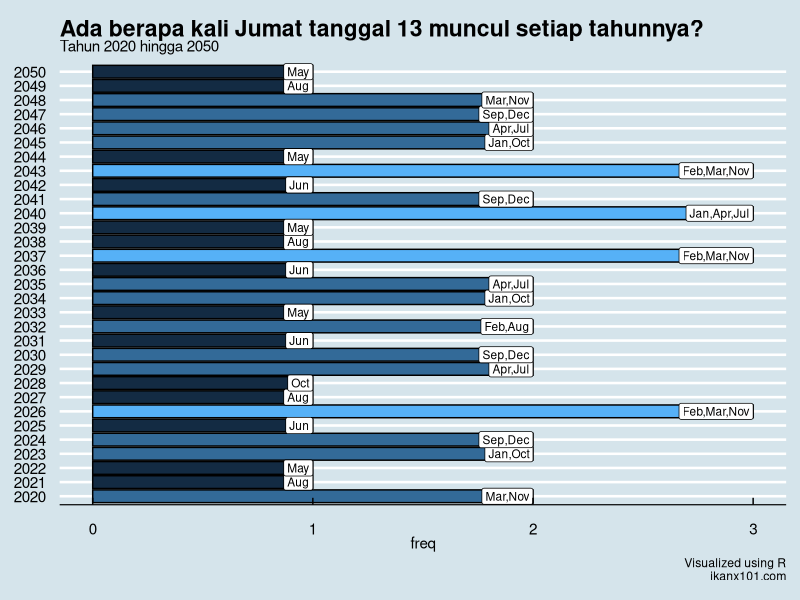

This chart was generated by the following R code:
## ---- chunk 1
knitr::opts_chunk$set(echo = TRUE)
setwd("~/ikanx101com/_posts/friday 13th")
rm(list=ls())
library(dplyr)
library(ggplot2)
library(ggthemes)
## ---- chunk 2
tanggal = seq(as.Date("2020-01-01"),as.Date("2050-12-31"),by = 1)
data = data.frame(
  tanggal = tanggal,
  hari = lubridate::wday(tanggal, label = T),
  angka = lubridate::day(tanggal),
  bulan = lubridate::month(tanggal,label = T),
  tahun = lubridate::year(tanggal)
)
## ---- chunk 3
hasil = 
  data %>% 
  filter(hari == "Fri" & angka == 13) %>% 
  group_by(tahun) %>% 
  summarise(freq = n(),
            terjadi_saat = stringr::str_c(bulan,collapse = ",")) %>% 
  ungroup()
## ---- chunk 4
hasil %>% 
  head(10) %>% 
  knitr::kable("html",caption = "10 Data Teratas")
## ---- chunk 5
hasil %>% 
  mutate(tahun = factor(tahun)) %>% 
  ggplot(aes(x = tahun,
             y = freq)) +
  geom_col(aes(fill = freq),
           color = "black") +
  geom_label(aes(label = terjadi_saat),size = 3,hjust=1) +
  theme_economist() +
  coord_flip() +
  theme(legend.position = "none",
        axis.title.y = element_blank()) +
  labs(title = "Ada berapa kali Jumat tanggal 13 muncul setiap tahunnya?",
       subtitle = "Tahun 2020 hingga 2050",
       x = "Berapa kali terjadi per tahun?",
       caption = "Visualized using R\nikanx101.com")
